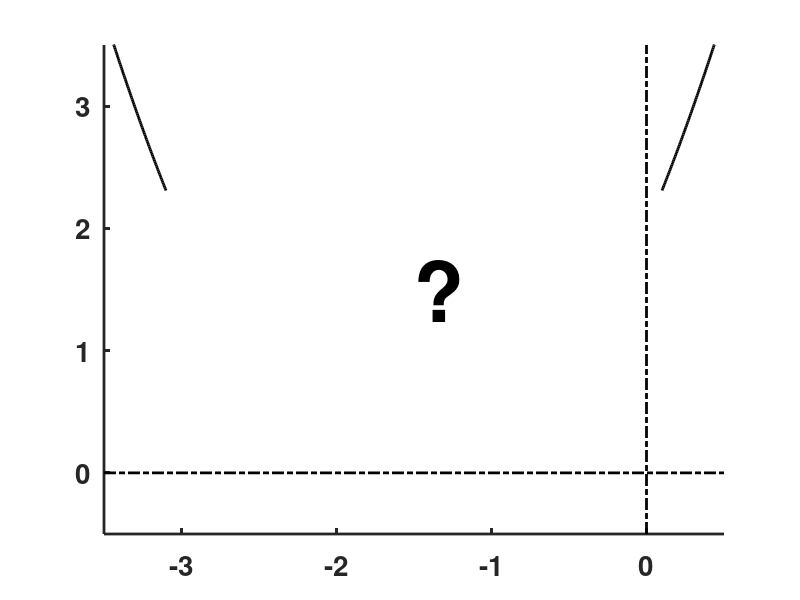

Recreate this plot in MATLAB.
clear;  figure('Position',[100 100 400 400],'Color',[1 1 1]); clf;  hold on; 

xy=[-3.5 0.5 -0.5 3.5];
xx=linspace(-3.5,-3.1,100);  ym1=xx.^2+3*xx+2;  plot(xx,ym1,'k','LineWidth',2)
xx=linspace(0.1,0.5,100);  ym1=xx.^2+3*xx+2;  plot(xx,ym1,'k','LineWidth',2)
set(gca,'LineWidth',2); 
axis(xy); axis manual;
plot([xy(1) xy(2)],[0 0],'k-.','LineWidth',2);
plot([0 0],[xy(3) xy(4)],'k-.','LineWidth',2);
set(gca,'XTick',[-3 -2 -1 0],'YTick',[0 1 2 3 4],'FontSize',20,'FontWeight','bold');

text(-1.5,1.5,'?','FontSize',60,'FontWeight','bold')
 % %export to eps (change path and file name accordingly)
 print('-depsc2',sprintf('C:\\Documents and Settings\\ajay\\Desktop\\BootCampFig_1203\\BC_2003\\matlab\\fig8a'));
